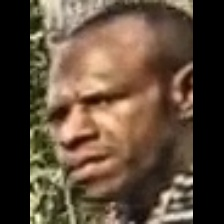
#> input picture delivery/papuan_v2_v2_candidate_2026-10-19/02_Images/CLAHE/v2_frame_000026_face01.jpg, 224 x 224 px
$ python -i clahe.py   (imports and definitions only)
#> lines starting #> are read from the running program, lines starting #| are printed output that depends on the picture
#> further down, picture is the input picture: shape (224, 224, 3); mean B, G, R 57.5, 74.6, 93.2
"""CLAHE preprocessing (EXP-006 "Strategy B" transform), promoted to a
single importable source of truth.

This module's two functions were originally defined notebook-locally in
`notebooks/preprocessing_experiment_executed.ipynb` (EXP-006, see
`docs/EXPERIMENT.md`), then copied verbatim into
`tools/realtime_demo/clahe_preprocessing.py` for the realtime demo. This
module is a further promotion of that same, unchanged logic into the
installable `fer_dataset` package so it has exactly one implementation,
importable by both `tools/realtime_demo/` (which now re-exports from
here, see that module's docstring) and the new Papuan V2 pipeline
(`tools/papuan_v2/*.py`), per
`docs/proposal/PAPUAN_V2_RECON_AND_PROPOSAL.md` §10b step 8.

No transform logic or default parameters were changed in this move
(clip_min=1.5, clip_max=3.5, l_min=60, l_max=220, tileGridSize=(8, 8)).
See `tests/test_papuan_clahe.py` for a regression test confirming this
module's output matches the values already recorded in
`data/1408-1010-intermediate/clahe_predictions.csv` (EXP-006's own
output), and confirming `tools/realtime_demo/clahe_preprocessing.py`
re-exports identically.

What EXP-006 established, and what this module reuses exactly:
  - CLAHE is applied to the LAB color space's L (lightness) channel only.
  - The clip limit is adaptively scaled per-image based on a weighted
    L-value (`l_weighted`): darker images get a higher clip limit
    (more aggressive local contrast enhancement), within [1.5, 3.5].
  - `l_weighted` combines the whole-crop mean, whole-crop median, and a
    center-region mean (0.2/0.3/0.5 weights) to reduce sensitivity to
    background pixels at the crop edges.
  - EXP-006 applied this to face-CROP images only (files under
    data/1408-1010-intermediate/faces/*.jpg), never to a full,
    un-cropped camera/video frame.
"""

from __future__ import annotations

import cv2
import numpy as np


def compute_l_weighted(img_bgr: np.ndarray) -> float:
    """Verbatim copy of EXP-006's `compute_l_weighted`
    (notebooks/preprocessing_experiment_executed.ipynb)."""
    lab = cv2.cvtColor(img_bgr, cv2.COLOR_BGR2LAB)
#> lab: shape (224, 224, 3); mean of channels 0, 1, 2 82.8, 133, 140.6
    L = lab[:, :, 0].astype(np.float32)
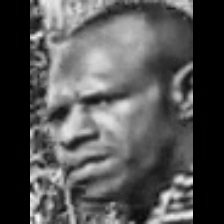
#> L: shape (224, 224) float32; min 0, max 253, mean 82.8
    h, w = L.shape
#> h = 224; w = 224
    cy, cx = h // 2, w // 2
#> cy = 112; cx = 112
    half = max(int(min(h, w) * 0.4 / 2), 1)
#> half = 44
    L_center = float(np.mean(L[cy - half : cy + half, cx - half : cx + half]))
#> L_center = 134.1
    return 0.2 * float(np.mean(L)) + 0.3 * float(np.median(L)) + 0.5 * L_center


def apply_strategy_b_clahe(
    img_bgr: np.ndarray,
    clip_min: float = 1.5,
    clip_max: float = 3.5,
    l_min: float = 60,
    l_max: float = 220,
) -> tuple[np.ndarray, float, float]:
    """Verbatim copy of EXP-006's `apply_strategy_b_clahe`
    (notebooks/preprocessing_experiment_executed.ipynb), including its
    default parameters. Returns (clahe_image_bgr, l_weighted, clip_limit_used)."""
    l_w = compute_l_weighted(img_bgr)
#> l_w = 107.6
    clip = clip_max - (clip_max - clip_min) * (l_w - l_min) / (l_max - l_min)
#> clip = 2.9
    clip = float(np.clip(clip, clip_min, clip_max))
    lab = cv2.cvtColor(img_bgr, cv2.COLOR_BGR2LAB)
    clahe = cv2.createCLAHE(clipLimit=clip, tileGridSize=(8, 8))
    lab[:, :, 0] = clahe.apply(lab[:, :, 0])
#> lab: shape (224, 224, 3); mean of channels 0, 1, 2 94.2, 133, 140.6
    return cv2.cvtColor(lab, cv2.COLOR_LAB2BGR), l_w, clip

>>> import cv2
>>> picture = cv2.imread('../../../delivery/papuan_v2_v2_candidate_2026-10-19/02_Images/CLAHE/v2_frame_000026_face01.jpg')
>>> result = apply_strategy_b_clahe(picture)

$ run again, on delivery/papuan_v2_v2_candidate_2026-10-19/02_Images/CLAHE/v2_frame_000031_face01.jpg
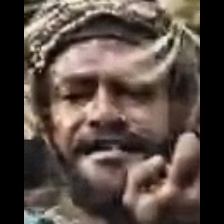
#> input picture delivery/papuan_v2_v2_candidate_2026-10-19/02_Images/CLAHE/v2_frame_000031_face01.jpg, 224 x 224 px
#> picture is the input picture: shape (224, 224, 3); mean B, G, R 66.8, 73.8, 87
#> in compute_l_weighted, `L = lab[:, :, 0].astype(np.float32)`:
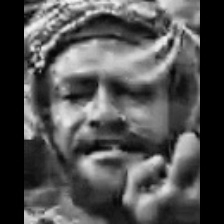
#> L: shape (224, 224) float32; min 0, max 245, mean 80.6
#> L_center = 99.29
#> l_w = 87.06
#> clip = 3.16

$ run again, on delivery/papuan_v2_v2_candidate_2026-10-19/02_Images/CLAHE/v2_frame_000035_face02.jpg
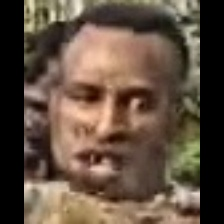
#> input picture delivery/papuan_v2_v2_candidate_2026-10-19/02_Images/CLAHE/v2_frame_000035_face02.jpg, 224 x 224 px
#> picture is the input picture: shape (224, 224, 3); mean B, G, R 64.9, 79.9, 97.8
#> in compute_l_weighted, `L = lab[:, :, 0].astype(np.float32)`:
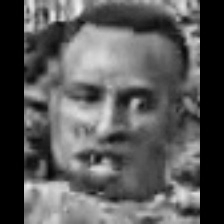
#> L: shape (224, 224) float32; min 0, max 247, mean 88.3
#> L_center = 119.1
#> l_w = 103
#> clip = 2.96

$ run again, on delivery/papuan_v2_v2_candidate_2026-10-19/02_Images/CLAHE/v2_frame_000035_face04.jpg
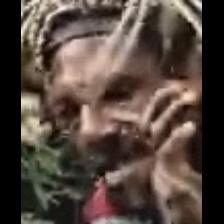
#> input picture delivery/papuan_v2_v2_candidate_2026-10-19/02_Images/CLAHE/v2_frame_000035_face04.jpg, 224 x 224 px
#> picture is the input picture: shape (224, 224, 3); mean B, G, R 62.4, 70.5, 84.3
#> in compute_l_weighted, `L = lab[:, :, 0].astype(np.float32)`:
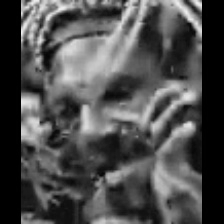
#> L: shape (224, 224) float32; min 0, max 239, mean 77.5
#> L_center = 99.91
#> l_w = 86.75
#> clip = 3.17
